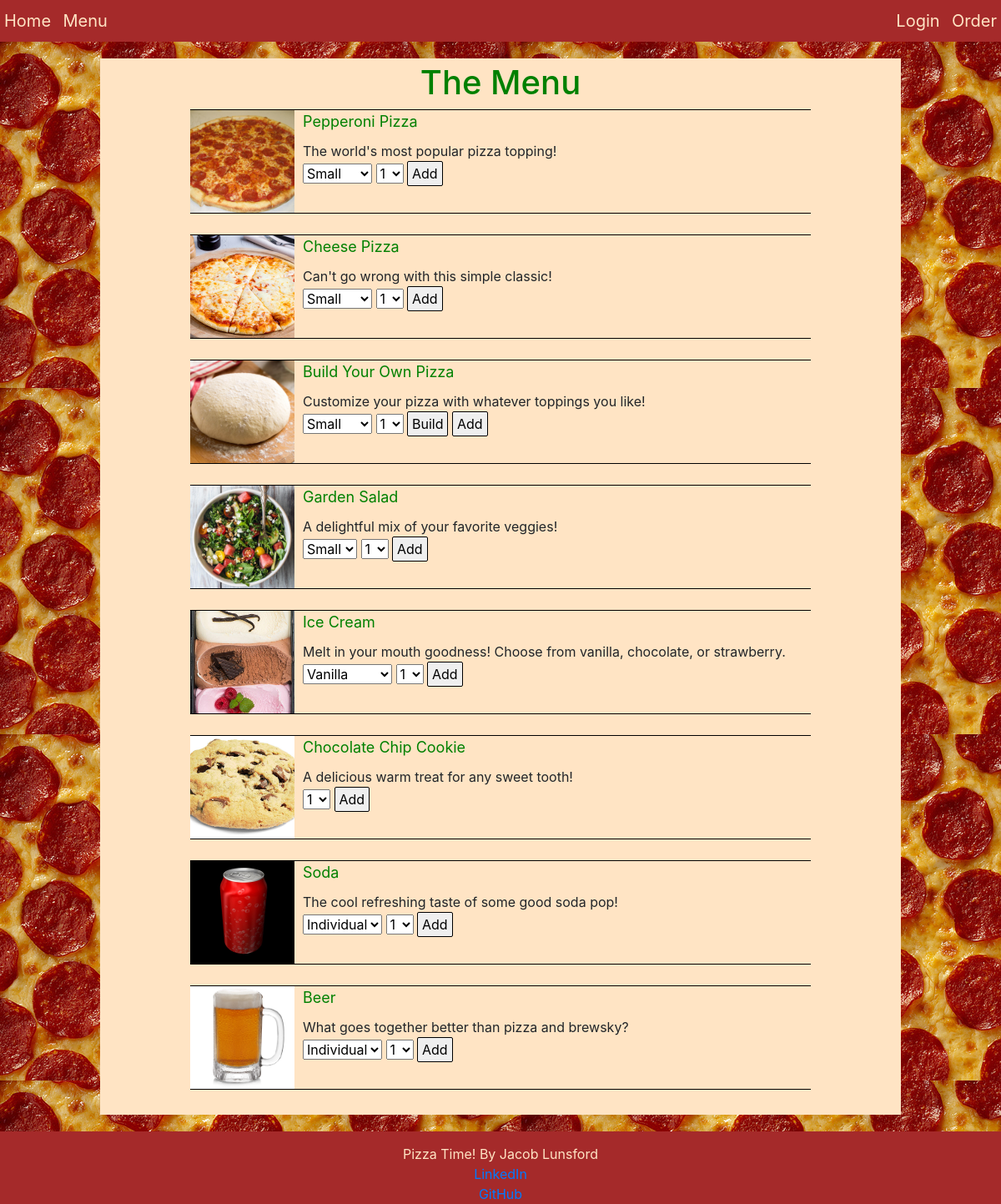
Before: /menu with the older database file.
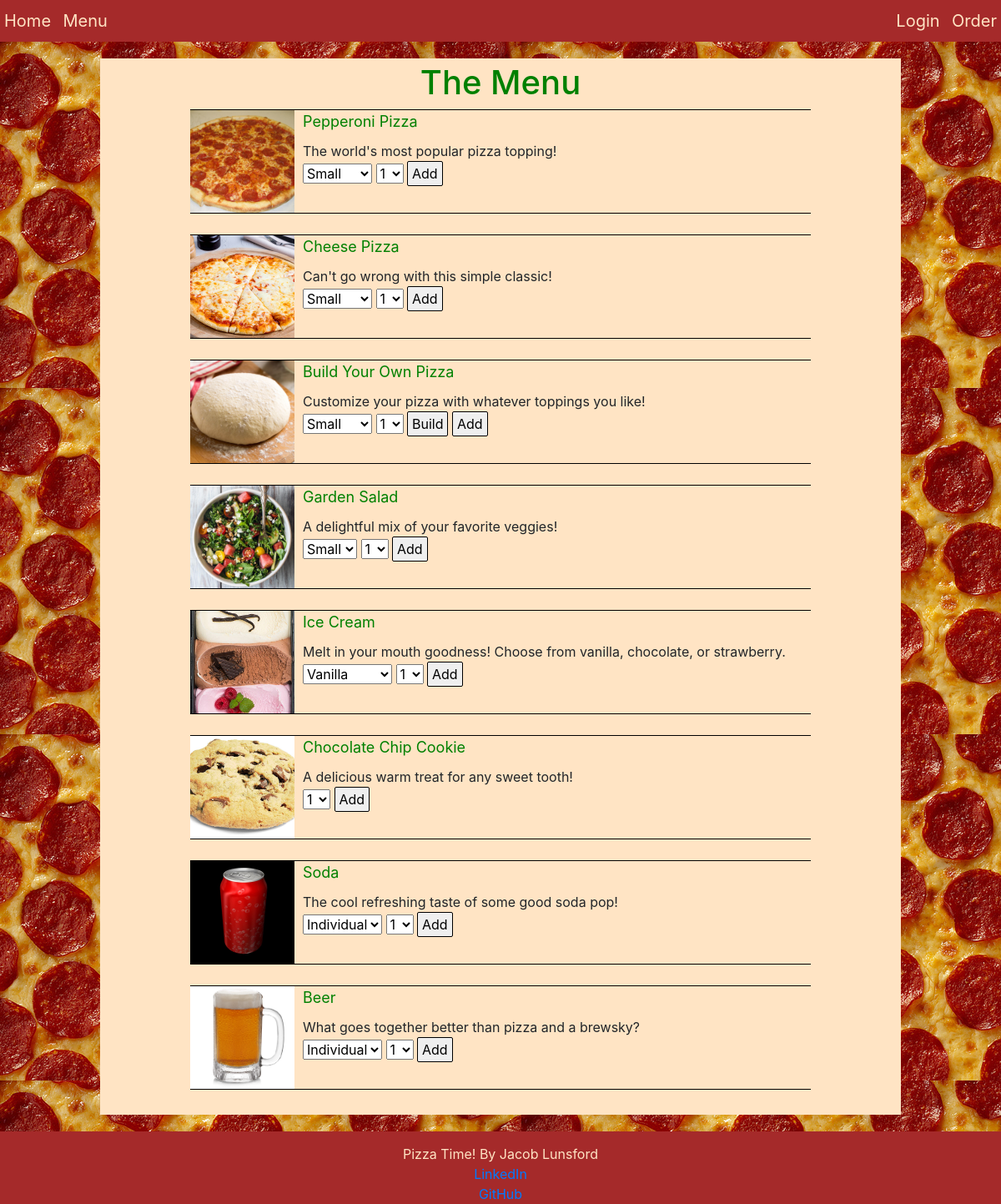
After: the same page with the newer database file.
### pizza/models.py (models this page shows)
class Beverage(models.Model):
    title = models.CharField(max_length=32)
    pic = models.ImageField()
    description = models.TextField()
    sizes = Choices("Individual", "2L")
    size = models.CharField(choices=sizes, max_length=16, blank=True)
    BEVERAGE_PRICE = {
        "Soda": {
            "Individual": 1.99,
            "2L": 3.99
        },
        "Beer": {
            "Individual": 3.99,
            "2L": 7.99
        }
    }

### pizza/views.py (the view)
# urls.py: path("menu", views.menu, name="menu"),
def menu(request):
    pizzas = Pizza.objects.all()
    salads = Salad.objects.all()
    icecreams = IceCream.objects.all()
    cookies = Cookie.objects.all()
    beverages = Beverage.objects.all()
    menu = {
        "pizzas": pizzas,
        "salads": salads,
        "icecreams": icecreams,
        "cookies": cookies,
        "beverages": beverages
    }
    print(type(request.session))
    return render(request, "pizza/menu.html", {
        "menu": menu
    })

### pizza/templates/pizza/menu.html (shortened to what the changed rows need)
{% extends "pizza/layout.html" %}
{% load static %}
{% block body %}
    <h1 id="pizza-time">The Menu</h1>
    <div id="menu">
        {% for beverage in menu.beverages %}
        <div class="menu-item">
            <div class="menu-left">
                <img class="menu-pic" src="static/pizza/images/{{beverage.pic}}" alt="">
            </div>
            <div class="menu-right">
                <p class="menu-title">{{ beverage.title }}</p>
                <p class="menu-description">{{ beverage.description }}</p>
                <select name="flavor-{{beverage.id}}">
                    <option value="Individual">Individual</option>
                </select>
                <select name="quantity-{{beverage.id}}">
                    <option value="1">1</option>
                </select>
                <button class="add" id="add-{{beverage.id}}" onclick='addToOrder("beverage","{{beverage.id}}")'>Add</button>
            </div>
        </div>
        {% endfor %}
    </div>
{% endblock %}

Changed rows visible on the page:
changed Beverage "Beer": description "What goes together better than pizza and brewsky?" → "What goes together better than pizza and a brewsky?"
